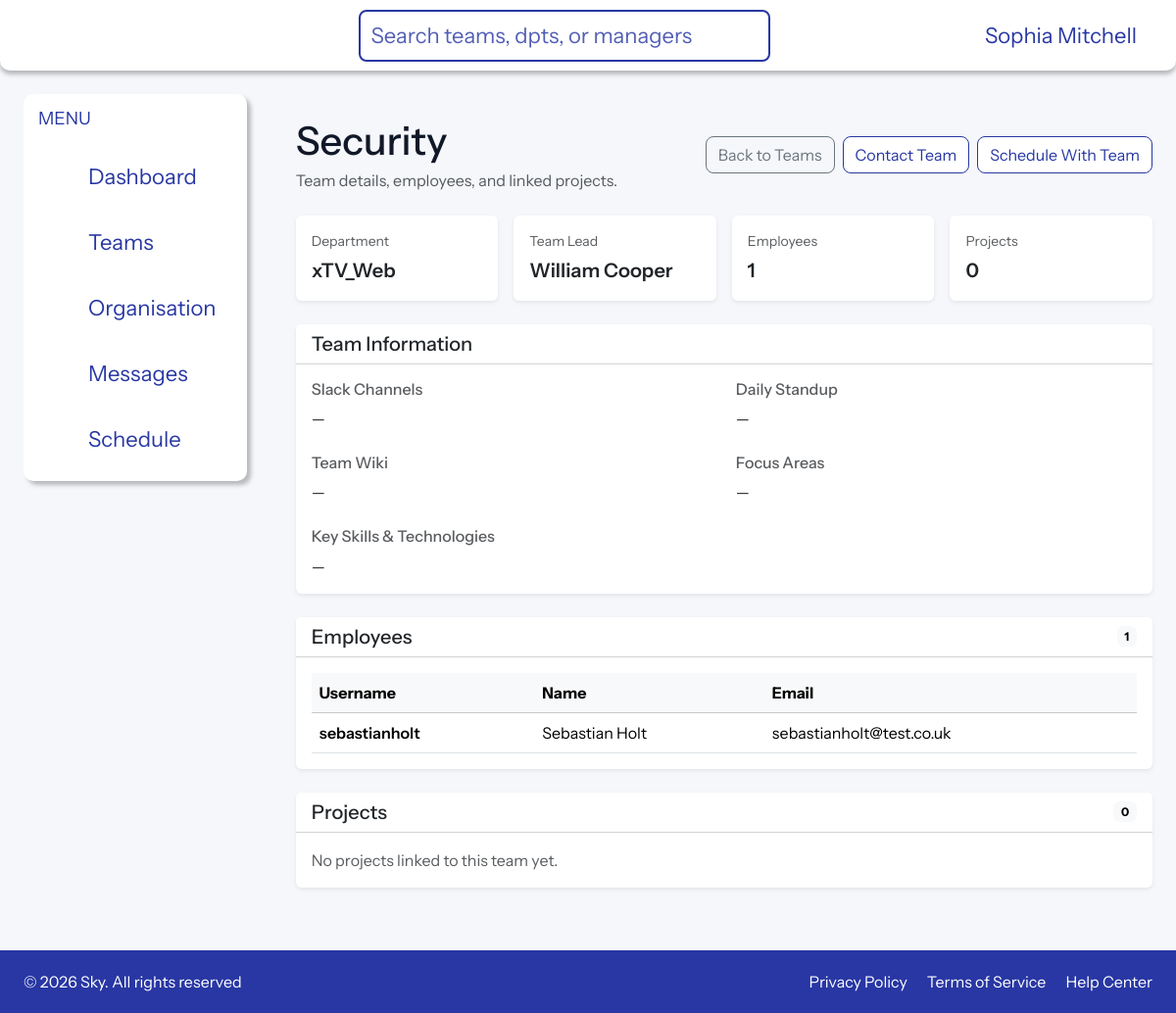
The app's page /teams/7/ (signed in) with its own data.
### apps/teams/models.py (models this page shows, shortened)
class User(AbstractUser):
    team = models.ForeignKey(
        Team,
        on_delete=models.CASCADE,
        db_column="team_id",
        related_name="users",
        null=True,
        blank=True,
    )
    class Meta:
        db_table = "user"
    def __str__(self):
        full_name = self.get_full_name()
        return full_name or self.username

class Team(models.Model):
    team_id = models.AutoField(primary_key=True)
    team_name = models.TextField(blank=True, null=True)
    team_leader = models.ForeignKey(
        "User",
        on_delete=models.SET_NULL,
        null=True,
        blank=True,
        db_column="team_leader",
        related_name="led_teams",
    )
    department = models.ForeignKey(
        Department,
        on_delete=models.CASCADE,
        db_column="department_id",
        related_name="teams",
    )
    slack_channels = models.TextField(blank=True, null=True)
    daily_standup_time = models.TextField(blank=True, null=True)
    team_wiki = models.TextField(blank=True, null=True)
    development_focus_areas = models.TextField(blank=True, null=True)
    key_skills_technologies = models.TextField(blank=True, null=True)
    downstream_dependency = models.ForeignKey(
        "self",
        on_delete=models.SET_NULL,
        null=True,
        blank=True,
        related_name="upstream_teams",
    )
    class Meta:
        db_table = "team"
    def employee_count(self):
        return self.users.count()
    def project_count(self):
        return self.projects.count()

class Department(models.Model):
    department_id = models.AutoField(primary_key=True)
    department_name = models.TextField(blank=True, null=True)
    department_head = models.ForeignKey(
        "User",
        on_delete=models.SET_NULL,
        null=True,
        blank=True,
        db_column="department_head",
        related_name="headed_departments",
    )
    class Meta:
        db_table = "department"

### apps/teams/views.py (the view)
# urls.py: path("teams/<int:team_id>/", team_detail, name="team-detail"),
@login_required
def team_detail(request, team_id):
    team = get_object_or_404(
        Team.objects.select_related("team_leader", "department").prefetch_related("users"),
        pk=team_id,
    )
    users = team.users.all()
    return render(
        request,
        "teams/detail.html",
        {
            "team": team,
            "users": users,
        },
    )

### apps/teams/templates/teams/detail.html (shortened to what this page needs)
{% extends "base.html" %}
{% block content %}
<div class="py-4">
    <div class="d-flex flex-column flex-lg-row justify-content-between align-items-lg-center gap-3 mb-4">
        <div>
            <h1 class="mb-1">{{ team.team_name }}</h1>
            <p class="text-muted mb-0">Team details, employees, and linked projects.</p>
        </div>
        <div class="d-flex gap-2">
            <a href="{% url 'team-list' %}" class="btn btn-outline-secondary">Back to Teams</a>
            {% if user.team and user.team.team_id == team.team_id %}
                <a href="{% url 'messaging:message-create' %}" class="btn btn-outline-primary">Contact Team</a>
            {% else %}
                <a href="{% url 'messaging:message-create-for-team' team.team_id %}" class="btn btn-outline-primary">Contact Team</a>
            {% endif %}
            <a href="{% url 'scheduling:meeting-create' %}?date=" class="btn btn-outline-primary">Schedule With Team</a>
        </div>
    </div>
    <div class="row g-3 mb-4">
        <div class="col-md-6 col-xl-3">
            <div class="card h-100 shadow-sm border-0">
                <div class="card-body">
                    <div class="text-muted small mb-1">Department</div>
                    <div class="fw-semibold fs-5">{{ team.department.department_name|default:"—" }}</div>
                </div>
            </div>
        </div>
        <div class="col-md-6 col-xl-3">
            <div class="card h-100 shadow-sm border-0">
                <div class="card-body">
                    <div class="text-muted small mb-1">Team Lead</div>
                    <div class="fw-semibold fs-5">{{ team.team_leader|default:"—" }}</div>
                </div>
            </div>
        </div>
        <div class="col-md-6 col-xl-3">
            <div class="card h-100 shadow-sm border-0">
                <div class="card-body">
                    <div class="text-muted small mb-1">Employees</div>
                    <div class="fw-semibold fs-5">{{ team.employee_count }}</div>
                </div>
            </div>
        </div>
        <div class="col-md-6 col-xl-3">
            <div class="card h-100 shadow-sm border-0">
                <div class="card-body">
                    <div class="text-muted small mb-1">Projects</div>
                    <div class="fw-semibold fs-5">{{ team.project_count }}</div>
                </div>
            </div>
        </div>
    </div>
    <div class="card shadow-sm border-0 mb-4">
        <div class="card-header bg-white">
            <h2 class="h5 mb-0">Team Information</h2>
        </div>
        <div class="card-body">
            <div class="row g-4">
                <div class="col-md-6">
                    <h3 class="h6 text-muted">Slack Channels</h3>
                    <p class="mb-0">{{ team.slack_channels|default:"—" }}</p>
                </div>
                <div class="col-md-6">
                    <h3 class="h6 text-muted">Daily Standup</h3>
                    <p class="mb-0">{{ team.daily_standup_time|default:"—" }}</p>
                </div>
                <div class="col-md-6">
                    <h3 class="h6 text-muted">Team Wiki</h3>
                    <p class="mb-0">
                        {% if team.team_wiki %}
                        <a href="{{ team.team_wiki }}" target="_blank" rel="noopener noreferrer">
                            {{ team.team_wiki }}
                        </a>
                        {% else %}
                        —
                        {% endif %}
                    </p>
                </div>
                <div class="col-md-6">
                    <h3 class="h6 text-muted">Focus Areas</h3>
                    <p class="mb-0">{{ team.development_focus_areas|default:"—"|linebreaksbr }}</p>
                </div>
                <div class="col-12">
                    <h3 class="h6 text-muted">Key Skills &amp; Technologies</h3>
                    <p class="mb-0">{{ team.key_skills_technologies|default:"—"|linebreaksbr }}</p>
                </div>
            </div>
        </div>
    </div>
    <div class="card shadow-sm border-0 mb-4">
        <div class="card-header bg-white d-flex justify-content-between align-items-center">
            <h2 class="h5 mb-0">Employees</h2>
            <span class="badge text-bg-light">{{ team.employee_count }}</span>
        </div>
        <div class="card-body">
            {% if users %}
            <div class="table-responsive">
                <table class="table align-middle mb-0">
                    <thead class="table-light">
                        <tr>
                            <th>Username</th>
                            <th>Name</th>
                            <th>Email</th>
                        </tr>
                    </thead>
                    <tbody>
                        {% for member in users %}
                        <tr>
                            <td class="fw-semibold">{{ member.username }}</td>
                            <td>{{ member.get_full_name|default:"—" }}</td>
                            <td>{{ member.email|default:"—" }}</td>
                        </tr>
                        {% endfor %}
                    </tbody>
                </table>
            </div>
            {% else %}
            <p class="text-muted mb-0">No employees assigned to this team yet.</p>
            {% endif %}
        </div>
    </div>
    <div class="card shadow-sm border-0">
        <div class="card-header bg-white d-flex justify-content-between align-items-center">
            <h2 class="h5 mb-0">Projects</h2>
            <span class="badge text-bg-light">{{ team.project_count }}</span>
        </div>
        <div class="card-body">
            {% if team.projects.all %}
            <div class="table-responsive">
                <table class="table align-middle mb-0">
                    <thead class="table-light">
                        <tr>
                            <th>ID</th>
                            <th>Project</th>
                            <th>Codebase</th>
                            <th>Jira</th>
                        </tr>
                    </thead>
                    <tbody>
                        {% for project in team.projects.all %}
                        <tr>
                            <td>{{ project.project_id }}</td>
                            <td class="fw-semibold">{{ project.project_name }}</td>
                            <td>
                                {% if project.codebase %}
                                <a href="{{ project.codebase }}" target="_blank" rel="noopener noreferrer">Open Codebase</a>
                                {% else %}
                                —
                                {% endif %}
                            </td>
                            <td>
                                {% if project.jira_link %}
                                <a href="{{ project.jira_link }}" target="_blank" rel="noopener noreferrer">Open Jira</a>
                                {% else %}
                                —
                                {% endif %}
                            </td>
                        </tr>
                        {% endfor %}
                    </tbody>
                </table>
            </div>
            {% else %}
            <p class="text-muted mb-0">No projects linked to this team yet.</p>
            {% endif %}
        </div>
    </div>
</div>
{% endblock %}

### templates/header.html (shortened to what this page needs)
<header class="site-header">
    <div class="top-bar">
        <div class="header-inner">
            <div class="header-row">
                <div class="logo-section">
                    {% load svg %}
                </div>
                {% if user.is_authenticated %}
                    <div class="search-bar">
                        <form action="{% url 'team-list' %}" method="get" class="search-bar-form">
                            <input id="search" name="q" type="text" placeholder="Search teams, dpts, or managers" class="search-input">
                                {% load svg %}
                        </form>
                    </div>
                    <div class="profile-section d-flex align-items-center">
                                {% load svg %}
                        <div class="user-section pe-3">
                            {% if user.first_name and user.last_name %}
                                <span class="user-label">{{ user.first_name }} {{ user.last_name }}</span>
                            {% else %}
                                <span class="user-label">{{ user.username }}</span>
                            {% endif %}
                        </div>
                                {% load svg %}
                    </div>
                {% endif %}
            </div>
        </div>
    </div>
</header>

### apps/pages/static/pages/css/main.css (style rules this page uses)
html, body { height: 100%; margin: 0; padding: 0; }
body.site-body { font-family: "Instrument Sans", Arial, sans-serif; background: #f5f7fb; color: #111827; }
.btn { border-radius: 8px !important; }
.btn.btn-outline-primary { background-color: #fff; color: #2837A3; border: 1px solid #2837A3; }
.site-header { width: 100%; background: #ffffff; box-shadow: 0px 4px 4px rgba(0, 0, 0, 0.25); border-radius: 0px 0px 10px 10px; }
.header-inner { width: 100%; max-width: 1920px; margin: 0 auto; padding: 0 24px; }
.header-row { min-height: 72px; display: flex; align-items: center; justify-content: space-between; gap: 24px; }
header.site-header .header-inner .header-row .profile-section .user-section .user-label { color: #2837A3; font-size: 22px; font-weight: 400; }
.logo-section { min-width: 140px; min-height: 40px; display: flex; align-items: center; }
.user-label { font-size: 0.95rem; font-weight: 600; color: #374151; }
.search-bar { display: flex; align-items: center; border: 2px solid #2837a3; border-radius: 8px; padding: 0 10px; max-width: 420px; min-width: 420px; background-color: #fff; }
.search-bar-form { display: flex; width: 100%; align-items: center; }
.search-input { border: none; outline: none; flex-grow: 1; font-size: 22px; color: #2837a3; padding: 8px 0; }
.search-input::placeholder { color: #2837a3; opacity: 0.8; }

### records on screen
User: first_name "Sophia", last_name "Mitchell"
Team: team_name "Security", department.department_name "xTV_Web", team_leader "William Cooper", employee_count "1", project_count "0", slack_channels "—", daily_standup_time "—", development_focus_areas "—", key_skills_technologies "—"
User: username "sebastianholt", get_full_name "Sebastian Holt", email "sebastianholt@test.co.uk"
